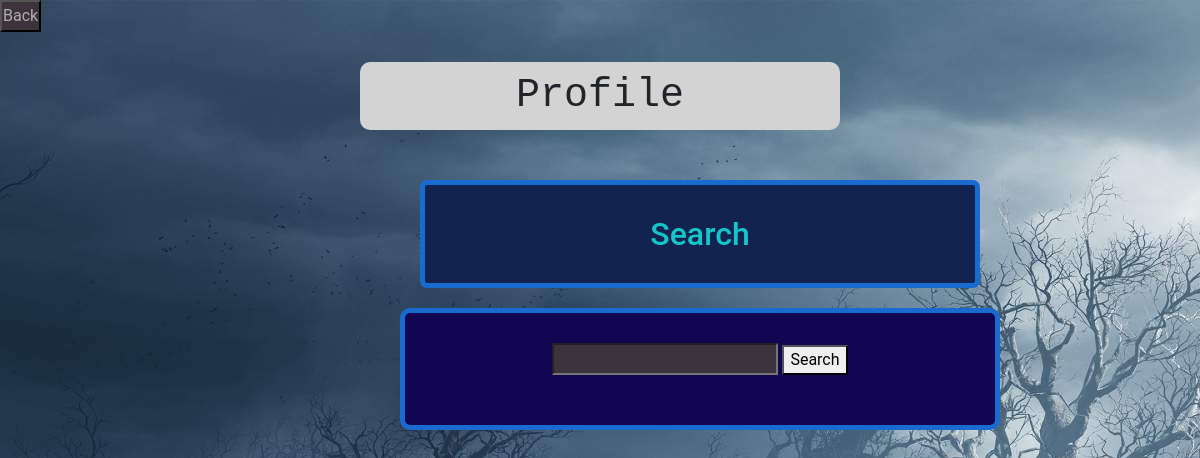
The app's page /profile (signed in), older data.
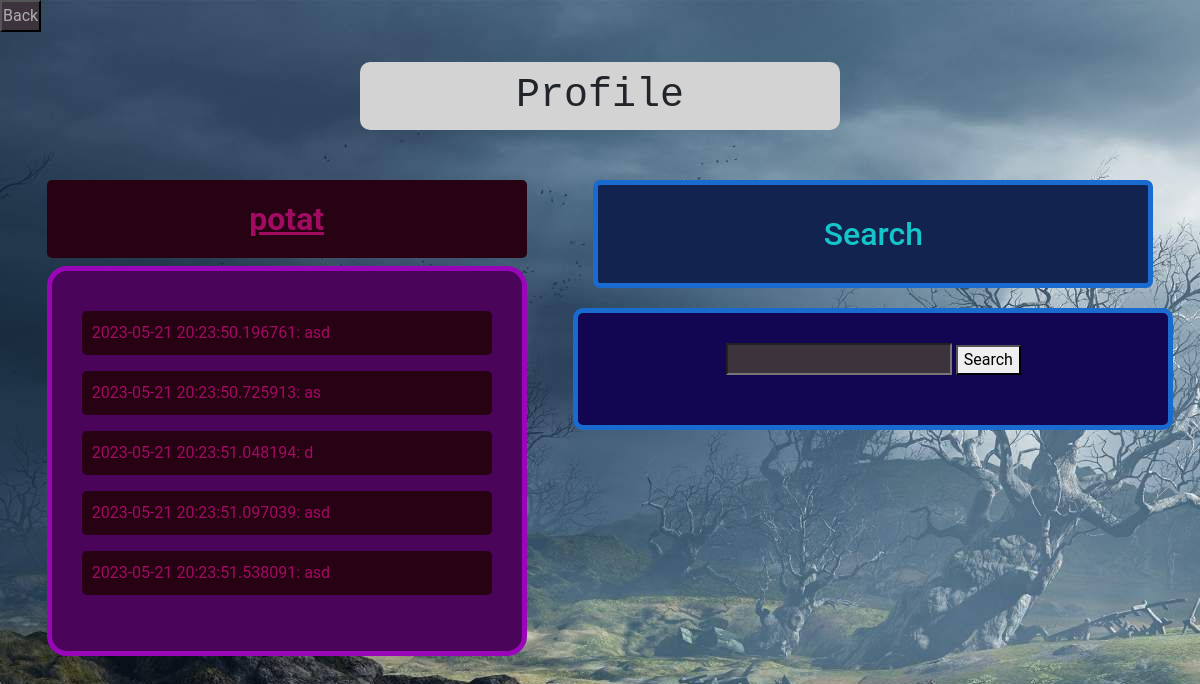
The same page, newer data.
### app/models.py (models this page shows, shortened)
class GameRoom(db.Model):
    username = db.Column(
        db.String(64), db.ForeignKey("user.username"), index=True
    )
    roomID = db.Column(db.Integer, unique=True, primary_key = True)
    roomName = db.Column(db.String(30))
    playerNumber = db.Column(db.Integer)
    turnNumber = db.Column(db.Integer)
    scenario = db.Column(db.String)

class Message(db.Model):
    id = db.Column(db.Integer, primary_key=True)
    roomID = db.Column(db.Integer,db.ForeignKey("game_room.roomID"),index=True)
    username = db.Column(db.String(30),db.ForeignKey("user.username"),index=True)
    text = db.Column(db.String(500))
    time = db.Column(db.DateTime)
    time = db.Column(db.DateTime)

### app/routes.py (the view)
@app.route('/profile')
@login_required
def profile():
    return handleProfile()

### app/controller.py (called while the page is built)
def handleProfile():
    msgs = Message.query.filter_by(username=current_user.username)
    all_msgs = msgs.all()
    msg_rms = msgs.group_by(Message.roomID).all()
    room_ids = map(lambda m:m.roomID,msg_rms)
    rooms = []
    for r in room_ids:
        room = GameRoom.query.get(r)
        rooms.append(room)
    print(all_msgs)
    return render_template('profile.html',id=current_user.username,msgs=all_msgs,rooms=rooms)

### app/models.py (called while the page is built)
    @login.user_loader
    def load_user(id):
        return User.query.get(int(id))

### app/templates/profile.html (shortened to what this page needs)
{% extends 'baseHTML.html' %}
{%block main%}
    <input type="button" value="Back" onclick="document.location.href='/index';">
    <h1 id="prof-head">Profile</h1>
    <div class="main">
        <div class="rooms">
            {%for r in rooms%}
            <div class="room">
                <h2 class="rm_name">{{r.roomName}}</h2>
                <div class="cont">
                    {%for m in msgs%}
                        {% if m.roomID == r.roomID %}
                            <p class="msg">{{m.time}}: {{m.text}}</p>
                        {% endif %}
                    {%endfor%}
                </div>
            </div>
            {%endfor%}
        </div>
        <div id="search">
            <h2 id ="filter">Search</h2>
            <div id="search-box">
                <div id="sbar">
                    <input type="text" id="srtxt" name="search">
                    <button id="sbm">Search</button>
                </div>
            </div>
        </div>
    </div>
    <br>
{%endblock%}

### app/templates/baseHTML.html (shortened to what this page needs)
<!DOCTYPE html>
<html>
<head>
    <link href="https://cdn.jsdelivr.net/npm/bootstrap@5.2.3/dist/css/bootstrap.min.css" rel="stylesheet">
    <link href='https://unpkg.com/boxicons@2.1.4/css/boxicons.min.css' rel='stylesheet'>
    <link rel="stylesheet" href="{{ url_for('static', filename='css/loginPage.css') }}">
    <link rel="stylesheet" href="{{ url_for('static', filename='css/signup.css') }}">
    <link rel="stylesheet" href="{{ url_for('static', filename='css/mainPageStyle.css') }}">
    <link rel="stylesheet" href="{{ url_for('static', filename='css/welcomePage.css') }}">
    <link rel="stylesheet" href="{{ url_for('static', filename='css/profile.css') }}">
</head>
<body>
{% block main %}
{% endblock %}
</body>
</html>

### app/static/css/mainPageStyle.css (style rules this page uses)
:root { --primary-color: #3a3341; --secondary-color: #26282B; --text-color: #ffffff; }
body { background: linear-gradient(225deg,rgb(63, 55, 71) 50%,rgb(38, 40, 43) 90%); font-family: 'Roboto', sans-serif; margin: 0; padding: 0; height: 100vh; }
input { background-color:rgb(60, 51, 61); color: #aeaeae; height: 4vh; padding:1px; font-size: 2vh; }

### app/static/css/profile.css (style rules this page uses)
body { background-image: url("/static/img/test1.jpg"); }
#prof-head { text-align: center; background-color: lightgrey; width: 40svw; padding: 10px; margin: 30px auto; border-radius: 10px; font-family: "Garamond", "Verdana", monospace; }
.main { display:flex; justify-content: space-evenly; flex-flow: wrap-reverse; }
.rooms { display:flex; flex-flow:column; align-content:space-between; }
.room { display:flex; flex-flow:column; align-content:space-between; column-gap: 20px; margin: 20px; width: 40svw; }
.rm_name { background:#260213; width: 40svw; border-radius:5px; color: #a10b62; padding: 20px; text-align: center; text-decoration: underline; font-weight:bold; }
.cont { display:flex; justify-content:left; background: #4a0459; flex-flow: column wrap; color: white; padding:40px 30px; border-radius:20px; border: solid #9806b8 5px; }
.msg { padding: 10px; border-radius: 5px; background:#260213; color:#a10b62; }
#search { display:flex; flex-flow:column; width: 50svw; }
#filter { padding: 30px; border:solid #196bcf 5px; border-radius:7px; text-align:center; margin: 20px; background:#13234f; color:#14c6c9; }
#search-box { display:flex; background:#120552; padding: 30px; border:solid #196bcf 5px; border-radius:10px; justify-content:left; flex-flow:column wrap; gap:20px; }
#sbar { margin:auto; text-align: center; }

Row changes from the older to the newer data that the page shows:
added GameRoom: roomName "potat"
added Message: time "2023-05-21 20:23:50.196761", text "asd"
added Message: time "2023-05-21 20:23:50.725913", text "as"
added Message: time "2023-05-21 20:23:51.048194", text "d"
added Message: time "2023-05-21 20:23:51.097039", text "asd"
added Message: time "2023-05-21 20:23:51.538091", text "asd"
